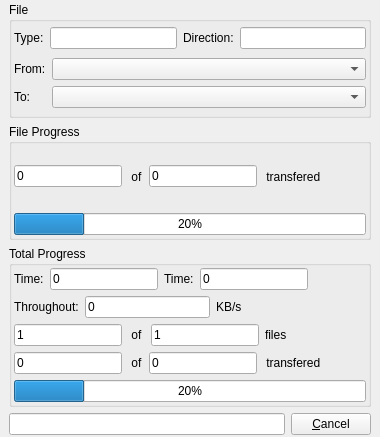
<ui version="4.0" >
 <class>ProgressDialog</class>
 <widget class="QWidget" name="ProgressDialog" >
  <property name="geometry" >
   <rect>
    <x>0</x>
    <y>0</y>
    <width>380</width>
    <height>437</height>
   </rect>
  </property>
  <property name="windowTitle" >
   <string>Transfer Status</string>
  </property>
  <layout class="QVBoxLayout" >
   <property name="leftMargin" >
    <number>9</number>
   </property>
   <property name="topMargin" >
    <number>2</number>
   </property>
   <property name="rightMargin" >
    <number>9</number>
   </property>
   <property name="bottomMargin" >
    <number>2</number>
   </property>
   <item>
    <widget class="QGroupBox" name="groupBox" >
     <property name="title" >
      <string>File</string>
     </property>
     <layout class="QVBoxLayout" >
      <property name="leftMargin" >
       <number>2</number>
      </property>
      <property name="topMargin" >
       <number>2</number>
      </property>
      <property name="rightMargin" >
       <number>2</number>
      </property>
      <property name="bottomMargin" >
       <number>2</number>
      </property>
      <item>
       <layout class="QHBoxLayout" >
        <item>
         <widget class="QLabel" name="label_4" >
          <property name="text" >
           <string>Type:</string>
          </property>
         </widget>
        </item>
        <item>
         <widget class="QLineEdit" name="lineEdit_4" />
        </item>
        <item>
         <widget class="QLabel" name="label" >
          <property name="text" >
           <string>Direction:</string>
          </property>
         </widget>
        </item>
        <item>
         <widget class="QLineEdit" name="lineEdit" />
        </item>
       </layout>
      </item>
      <item>
       <layout class="QGridLayout" >
        <item row="0" column="0" >
         <widget class="QLabel" name="label_2" >
          <property name="sizePolicy" >
           <sizepolicy vsizetype="Preferred" hsizetype="Preferred" >
            <horstretch>0</horstretch>
            <verstretch>0</verstretch>
           </sizepolicy>
          </property>
          <property name="text" >
           <string>From:</string>
          </property>
         </widget>
        </item>
        <item row="1" column="0" >
         <widget class="QLabel" name="label_3" >
          <property name="text" >
           <string>To:</string>
          </property>
         </widget>
        </item>
        <item row="0" column="1" >
         <widget class="QComboBox" name="comboBox" >
          <property name="sizePolicy" >
           <sizepolicy vsizetype="Fixed" hsizetype="Expanding" >
            <horstretch>0</horstretch>
            <verstretch>0</verstretch>
           </sizepolicy>
          </property>
         </widget>
        </item>
        <item row="1" column="1" >
         <widget class="QComboBox" name="comboBox_2" >
          <property name="sizePolicy" >
           <sizepolicy vsizetype="Fixed" hsizetype="Expanding" >
            <horstretch>0</horstretch>
            <verstretch>0</verstretch>
           </sizepolicy>
          </property>
         </widget>
        </item>
       </layout>
      </item>
     </layout>
    </widget>
   </item>
   <item>
    <widget class="QGroupBox" name="groupBox_2" >
     <property name="title" >
      <string>File Progress</string>
     </property>
     <layout class="QVBoxLayout" >
      <property name="leftMargin" >
       <number>2</number>
      </property>
      <property name="topMargin" >
       <number>2</number>
      </property>
      <property name="rightMargin" >
       <number>2</number>
      </property>
      <property name="bottomMargin" >
       <number>2</number>
      </property>
      <item>
       <layout class="QHBoxLayout" >
        <item>
         <widget class="QLineEdit" name="lineEdit_5" >
          <property name="text" >
           <string>0</string>
          </property>
         </widget>
        </item>
        <item>
         <widget class="QLabel" name="label_5" >
          <property name="text" >
           <string> of</string>
          </property>
         </widget>
        </item>
        <item>
         <widget class="QLineEdit" name="lineEdit_13" >
          <property name="text" >
           <string>0</string>
          </property>
         </widget>
        </item>
        <item>
         <widget class="QLabel" name="label_6" >
          <property name="text" >
           <string> transfered</string>
          </property>
         </widget>
        </item>
        <item>
         <spacer>
          <property name="orientation" >
           <enum>Qt::Horizontal</enum>
          </property>
          <property name="sizeHint" >
           <size>
            <width>40</width>
            <height>20</height>
           </size>
          </property>
         </spacer>
        </item>
       </layout>
      </item>
      <item>
       <widget class="QProgressBar" name="progressBar" >
        <property name="value" >
         <number>20</number>
        </property>
       </widget>
      </item>
     </layout>
    </widget>
   </item>
   <item>
    <widget class="QGroupBox" name="groupBox_3" >
     <property name="title" >
      <string>Total Progress</string>
     </property>
     <layout class="QVBoxLayout" >
      <property name="leftMargin" >
       <number>2</number>
      </property>
      <property name="topMargin" >
       <number>2</number>
      </property>
      <property name="rightMargin" >
       <number>2</number>
      </property>
      <property name="bottomMargin" >
       <number>2</number>
      </property>
      <item>
       <layout class="QHBoxLayout" >
        <item>
         <widget class="QLabel" name="label_7" >
          <property name="text" >
           <string>Time:</string>
          </property>
         </widget>
        </item>
        <item>
         <widget class="QLineEdit" name="lineEdit_6" >
          <property name="toolTip" >
           <string>&lt;html>&lt;head>&lt;meta name="qrichtext" content="1" />&lt;style type="text/css">
p, li { white-space: pre-wrap; }
&lt;/style>&lt;/head>&lt;body style=" font-family:'Sans Serif'; font-size:9pt; font-weight:400; font-style:normal;">
&lt;p style=" margin-top:0px; margin-bottom:0px; margin-left:0px; margin-right:0px; -qt-block-indent:0; text-indent:0px;">Eclapsed time from transfer start&lt;/p>&lt;/body>&lt;/html></string>
          </property>
          <property name="text" >
           <string>0</string>
          </property>
         </widget>
        </item>
        <item>
         <widget class="QLabel" name="label_8" >
          <property name="text" >
           <string>Time:</string>
          </property>
         </widget>
        </item>
        <item>
         <widget class="QLineEdit" name="lineEdit_7" >
          <property name="toolTip" >
           <string>&lt;html>&lt;head>&lt;meta name="qrichtext" content="1" />&lt;style type="text/css">
p, li { white-space: pre-wrap; }
&lt;/style>&lt;/head>&lt;body style=" font-family:'Sans Serif'; font-size:9pt; font-weight:400; font-style:normal;">
&lt;p style=" margin-top:0px; margin-bottom:0px; margin-left:0px; margin-right:0px; -qt-block-indent:0; text-indent:0px;">Left time &lt;/p>&lt;/body>&lt;/html></string>
          </property>
          <property name="text" >
           <string>0</string>
          </property>
         </widget>
        </item>
        <item>
         <spacer>
          <property name="orientation" >
           <enum>Qt::Horizontal</enum>
          </property>
          <property name="sizeHint" >
           <size>
            <width>40</width>
            <height>20</height>
           </size>
          </property>
         </spacer>
        </item>
       </layout>
      </item>
      <item>
       <layout class="QHBoxLayout" >
        <item>
         <widget class="QLabel" name="label_9" >
          <property name="text" >
           <string>Throughout:</string>
          </property>
         </widget>
        </item>
        <item>
         <widget class="QLineEdit" name="lineEdit_8" >
          <property name="text" >
           <string>0</string>
          </property>
         </widget>
        </item>
        <item>
         <widget class="QLabel" name="label_10" >
          <property name="text" >
           <string>KB/s</string>
          </property>
         </widget>
        </item>
        <item>
         <spacer>
          <property name="orientation" >
           <enum>Qt::Horizontal</enum>
          </property>
          <property name="sizeHint" >
           <size>
            <width>40</width>
            <height>20</height>
           </size>
          </property>
         </spacer>
        </item>
       </layout>
      </item>
      <item>
       <layout class="QHBoxLayout" >
        <item>
         <widget class="QLineEdit" name="lineEdit_9" >
          <property name="text" >
           <string>1</string>
          </property>
         </widget>
        </item>
        <item>
         <widget class="QLabel" name="label_11" >
          <property name="text" >
           <string> of </string>
          </property>
         </widget>
        </item>
        <item>
         <widget class="QLineEdit" name="lineEdit_10" >
          <property name="text" >
           <string>1</string>
          </property>
         </widget>
        </item>
        <item>
         <widget class="QLabel" name="label_12" >
          <property name="text" >
           <string>files</string>
          </property>
         </widget>
        </item>
        <item>
         <spacer>
          <property name="orientation" >
           <enum>Qt::Horizontal</enum>
          </property>
          <property name="sizeHint" >
           <size>
            <width>40</width>
            <height>20</height>
           </size>
          </property>
         </spacer>
        </item>
       </layout>
      </item>
      <item>
       <layout class="QHBoxLayout" >
        <item>
         <widget class="QLineEdit" name="lineEdit_11" >
          <property name="text" >
           <string>0</string>
          </property>
         </widget>
        </item>
        <item>
         <widget class="QLabel" name="label_13" >
          <property name="text" >
           <string> of</string>
          </property>
         </widget>
        </item>
        <item>
         <widget class="QLineEdit" name="lineEdit_12" >
          <property name="text" >
           <string>0</string>
          </property>
         </widget>
        </item>
        <item>
         <widget class="QLabel" name="label_14" >
          <property name="text" >
           <string> transfered</string>
          </property>
         </widget>
        </item>
        <item>
         <spacer>
          <property name="orientation" >
           <enum>Qt::Horizontal</enum>
          </property>
          <property name="sizeHint" >
           <size>
            <width>40</width>
            <height>20</height>
           </size>
          </property>
         </spacer>
        </item>
       </layout>
      </item>
      <item>
       <widget class="QProgressBar" name="progressBar_2" >
        <property name="value" >
         <number>20</number>
        </property>
       </widget>
      </item>
     </layout>
    </widget>
   </item>
   <item>
    <layout class="QHBoxLayout" >
     <item>
      <widget class="QLineEdit" name="lineEdit_14" />
     </item>
     <item>
      <widget class="QPushButton" name="pushButton" >
       <property name="text" >
        <string>&amp;Cancel</string>
       </property>
      </widget>
     </item>
    </layout>
   </item>
  </layout>
 </widget>
 <resources/>
 <connections/>
</ui>
